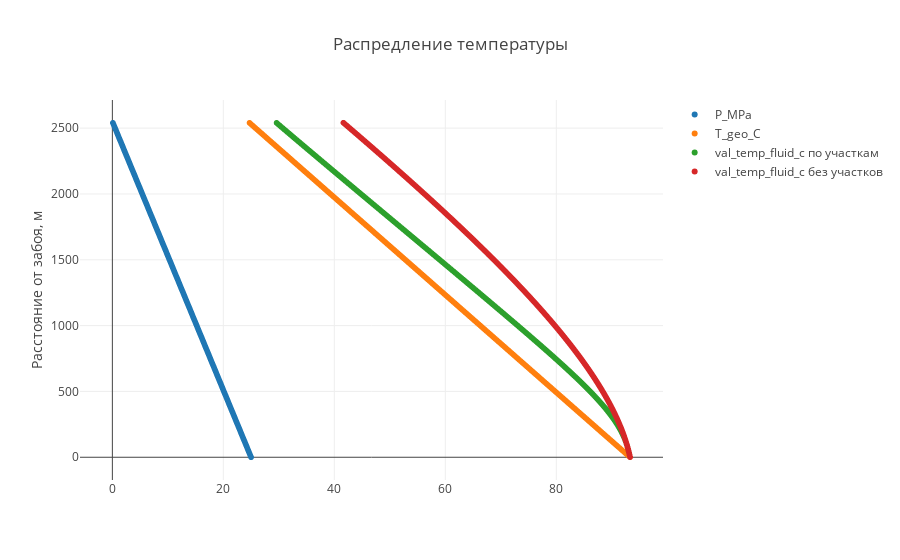

This figure's notebook cell:
### Markdown cell above
Различные графики и свойства.
Т.к. не все свойства пересчитываются на каждом шаге идет сближение геотермы и температуры флюида ближе к устью

### Code cell
trace1 = go.Scattergl(
    x = temp_data_with_step.p_list,
    y = temp_data_with_step.distance_list,
    name = 'P_MPa',
    mode = 'markers'
)

trace2 = go.Scattergl(
    x = temp_data_with_step.t_list,
    y = temp_data_with_step.distance_list,
    name = 'T_geo_C',
    mode = 'markers'
)

trace3 = go.Scattergl(
    x = temp_data_with_step.get_values(52),
    y = temp_data_with_step.distance_list,
    name = temp_data_with_step.get_name(52) + ' по участкам',
    mode = 'markers'
)

trace4 = go.Scattergl(
    x = temp_data.get_values(52),
    y = temp_data.distance_list,
    name = temp_data.get_name(52) + ' без участков' ,
    mode = 'markers'
)

data = [trace1, trace2, trace3, trace4]

plot()

### Figure 1 — Plotly figure (JSON) as saved in the notebook; plotly's stock layout.template omitted (floating-point values rounded to 4 significant figures; data arrays with more than 128 entries replaced by an {"elided": "..."} marker saying what was removed)
{"data": [{"mode": "markers", "name": "P_MPa", "type": "scattergl", "uid": "c9e7040f-3ff3-4dd4-bcdc-764c8625824b", "x": {"elided": "255 float values"}, "y": {"elided": "255 int values"}}, {"mode": "markers", "name": "T_geo_C", "type": "scattergl", "uid": "95602909-99f6-4eb5-891a-ea25943f222c", "x": {"elided": "255 float values"}, "y": {"elided": "255 int values"}}, {"mode": "markers", "name": "val_temp_fluid_c по участкам", "type": "scattergl", "uid": "be72586f-0682-45e0-bf7f-dbb26fdd6430", "x": {"elided": "255 float values"}, "y": {"elided": "255 int values"}}, {"mode": "markers", "name": "val_temp_fluid_c без участков", "type": "scattergl", "uid": "41fdd853-533d-4633-bdee-471e7141a965", "x": {"elided": "255 float values"}, "y": {"elided": "255 int values"}}], "layout": {"title": {"text": "Распредление температуры"}, "yaxis": {"title": {"text": "Расстояние от забоя, м"}}}}
